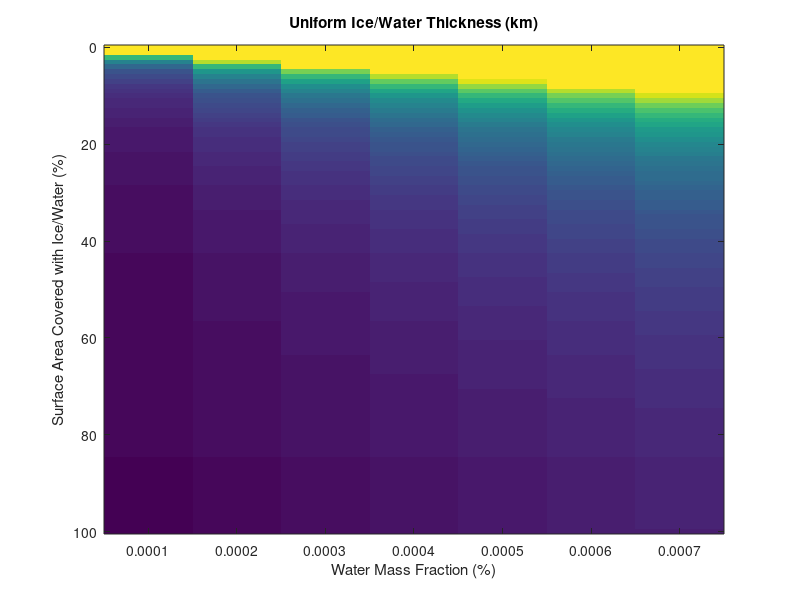

Recreate this plot in MATLAB.
clc;
clear all;
close all;
Mearth = 5.972e24;  %kg
Mlhs = Mearth*6.98;
Rearth= 6371;   %km
Rlhs=1.727*Rearth*1000; %km to m
%density of ice~.917 g/cm^3 to 917 kg/m^3

i = 1
for w = [1e-4:1e-4:7e-4];      %X axis-Water Mass Fraction of .0001 to .00075 (up to 1.5 times water content of Earth)
    for s = [0:.01:1];           %Y axis-Surface Area Percentage of 0-100%
        d(i)= ((w.*((Mlhs))/917))/(s.*(4*pi*(Rlhs)^2))  %Depth=Volume/Surface Area
        i=i+1;
    end
end

dd= reshape(d,101,[]);
dd=dd/1000
imagesc([1e-4:1e-4:7e-4],[0:.01:1]*100, dd)
caxis([0 225]) %use line for narrowing results
xlabel('Water Mass Fraction (%)')
ylabel('Surface Area Covered with Ice/Water (%)')
title('Uniform Ice/Water Thickness (km)')